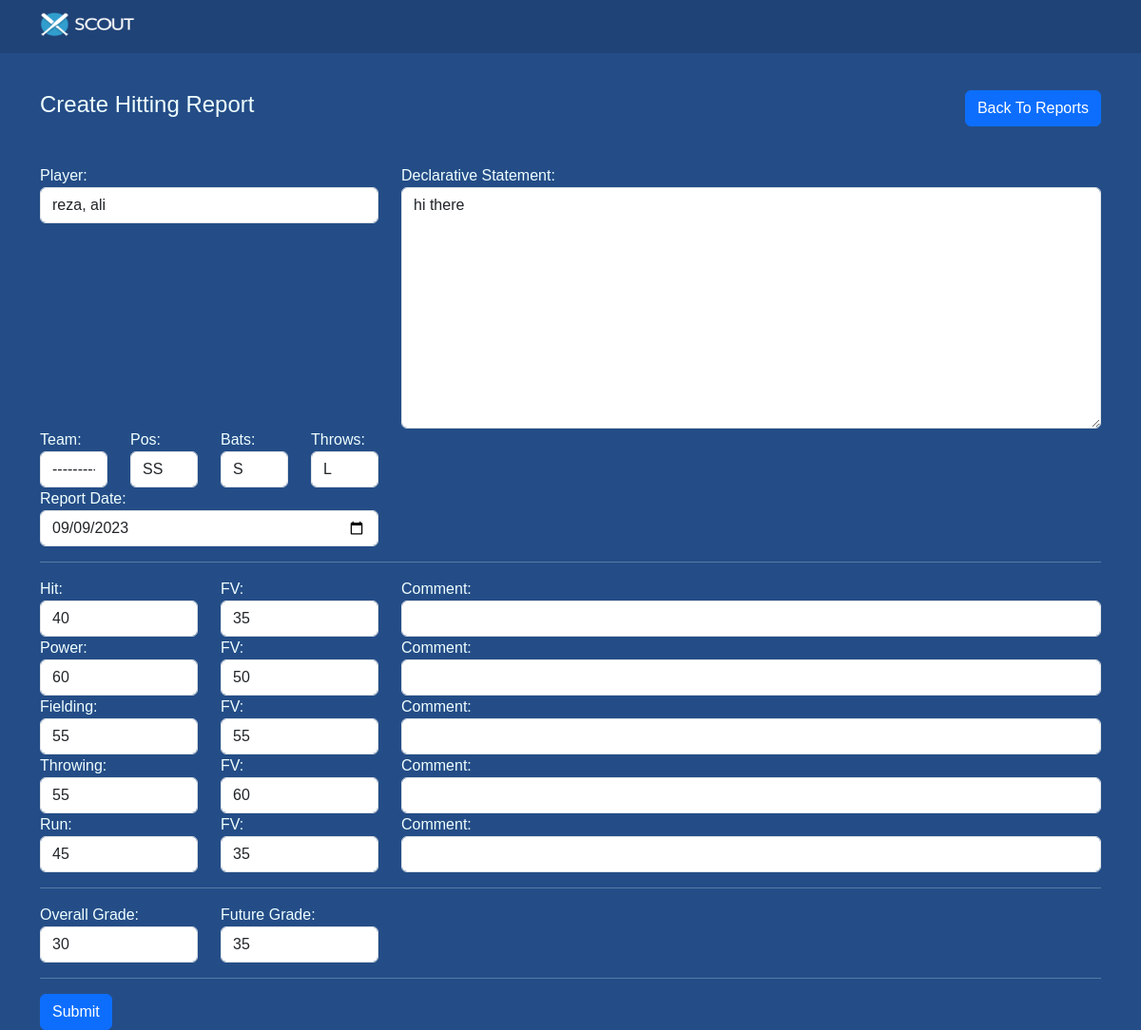
Page /reports/hitting/edit/3/ on the committed database.
### reports/models.py (models this page shows, shortened)
class HittingReport(models.Model):
    player_name = models.CharField(max_length=255)
    team = models.CharField(max_length=30,choices=TEAM)
    bats = models.CharField(max_length=10,choices=BATS)
    throws = models.CharField(max_length=10,choices=THROWS)
    pos = models.CharField(max_length=10,choices=POS)
    report_date = models.DateTimeField(default=timezone.now)
    Declarative_Statement = models.TextField()
    fvforhit = models.PositiveIntegerField(choices=INTEGER_CHOICES,blank=True,null=True)
    fvforfielding = models.PositiveIntegerField(choices=INTEGER_CHOICES,blank=True,null=True)
    fvforpower = models.PositiveIntegerField(choices=INTEGER_CHOICES,blank=True,null=True)
    fvforthrowing = models.PositiveIntegerField(choices=INTEGER_CHOICES,blank=True,null=True)
    fvforrun = models.PositiveIntegerField(choices=INTEGER_CHOICES,blank=True,null=True)
    commentforhit = models.CharField(max_length=255,blank=True,null=True)
    commentforfielding = models.CharField(max_length=255,blank=True,null=True)
    commentforpower = models.CharField(max_length=255,blank=True,null=True)
    commentforthrowing = models.CharField(max_length=255,blank=True,null=True)
    commentforrun = models.CharField(max_length=255,blank=True,null=True)
    hit = models.PositiveIntegerField(choices=INTEGER_CHOICES)
    fielding = models.PositiveIntegerField(choices=INTEGER_CHOICES)
    power = models.PositiveIntegerField(choices=INTEGER_CHOICES)
    throwing = models.PositiveIntegerField(choices=INTEGER_CHOICES)
    run = models.PositiveIntegerField(choices=INTEGER_CHOICES)
    overall_grade = models.PositiveIntegerField(choices=INTEGER_CHOICES,blank=True,null=True
    )
    future_grade = models.PositiveIntegerField(choices=INTEGER_CHOICES,blank=True,null=True)

### reports/views.py (the view, shortened to what this page needs)
# urls.py: path('hitting/edit/<int:id>/',views.EditHittingReport.as_view(),name='edit_report'),
class  EditHittingReport(View):
    form_class = HittingReportsForm
    template_name = 'reports/Hitting_reports.html'
    def get(self, request, id=None):
        hittingreports = get_object_or_404(HittingReport, id=id)
        form = self.form_class(instance=hittingreports)
        return render(request, self.template_name, {'form': form})

### reports/templates/reports/Hitting_reports.html (shortened to what this page needs)
{% extends "base.html" %}
{% block content %}
<div class="container mt-4">
<div class="d-flex justify-content-between align-items-center mb-4">
    <h4 class="mt-3 mb-4">Create Hitting Report</h4>
    <a href="{% url 'home:homeview' %}" class="btn btn-primary">Back To Reports</a>
    </div>
</div>
<form method="POST" novalidate>
    <div class="container my-box">
        <div class="row">
            <div class="col-md-4">
                <div class="form-group">
                    <label for="{{ form.player_name.id_for_label }} ">Player:</label>
                    {{ form.player_name }}
                </div>
            </div>
            <div class="col-md-8">
                <div class="form-group">
                    <label for="{{ form.Declarative_Statement.id_for_label }}">Declarative Statement:</label>
                    {{ form.Declarative_Statement }}
                </div>
            </div>
        </div>
        <div class="row">
            <div class="col-md-1">
                <div class="form-group">
                    <label for="form.team.id_for_label">Team:</label>
                    {{ form.team }}
                </div>
            </div>
            <div class="col-md-1">
                <div class="form-group">
                    <label for="form.pos.id_for_label">Pos:</label>
                    {{ form.pos }}
                </div>
            </div>
            <div class="col-md-1">
                <div class="form-group">
                    <label for="form.bats.id_for_label">Bats:</label>
                    {{ form.bats }}
                </div>
            </div>
            <div class="col-md-1">
                <div class="form-group">
                    <label for="form.throws.id_for_label">Throws:</label>
                    {{ form.throws }}
                </div>
            </div>
        </div>
        <div class="row">
            <div class="col-md-4">
                <div class="form-group">
                    <label for="form.report_date.id_for_label">Report Date:</label>
                    {{ form.report_date }}
                </div>
            </div>
        </div>
<hr>
        <div class="row">
            <div class="col-md-2">
                <div class="form-group">
                    <label for="{{ form.hit.id_for_label }}">Hit:</label>
                    {{ form.hit }}
                </div>
            </div>
            <div class="col-md-2">
                <div class="form-group">
                    <label for="{{ form.fvforhit.id_for_label }}">FV:</label>
              {{form.fvforhit}}
                </div>
            </div>
            <div class="col-md-8">
                <div class="form-group">
                    <label for="{{ form.commentforhit.id_for_label }}">Comment:</label>
                    {{form.commentforhit}}
                </div>
            </div>
        </div>
        <div class="row">
            <div class="form-group col-md-2">
                <label for="form.power.id_for_label">Power:</label>
    {{form.power}}
            </div>
        <div class="form-group col-md-2">
            <label for="form.fvforpower.id_for_label">FV:</label>
      {{form.fvforpower}}
        </div>
        <div class="form-group col-md-8">
            <label for="form.commentforpower.id_for_label">Comment:</label>
            {{form.commentforpower}}
        </div>
        </div>
        <div class="row">
        <div class="form-group col-md-2">
            <label for="form.fielding.id_for_label">Fielding:</label>
    {{form.fielding}}
        </div>
            <div class="form-group col-md-2">
                <label for="form.fvforfielding.id_for_label">FV:</label>
                {{form.fvforfielding}}
            </div>
            <div class="form-group col-md-8">
                <label for="form.commentforfielding.id_for_label">Comment:</label>
                {{form.commentforfielding}}
            </div>
        </div>
            <div class="row">
        <div class="form-group col-md-2">
            <label for="form.throwing.id_for_label">Throwing:</label>
    {{form.throwing}}
        </div>
            <div class="form-group col-md-2">
                <label for="form.fvforthrowing.id_for_label">FV:</label>
         {{form.fvforthrowing}}
            </div>
            <div class="form-group col-md-8">
                <label for="form.commentforthrowing.id_for_label">Comment:</label>
{{form.commentforthrowing}}
            </div>
            </div>
            <div class="row">
        <div class="form-group col-md-2">
            <label for="form.run.id_for_label">Run:</label>
    {{form.run}}
        </div>
            <div class="form-grou col-md-2">
                <label for="form.fvforrun.id_for_label">FV:</label>
                {{form.fvforrun}}
            </div>
            <div class="form-group col-md-8">
                <label for="form.commentforrun.id_for_label">Comment:</label>
{{form.commentforrun}}
</div>
            </div>
            <hr>
            <div class="row">
                <div class="form-group col-md-2">
                    <label for="form.overall_grade.id_for_label">Overall Grade:</label>
            {{form.overall_grade}}
                </div>
                    <div class="form-group col-md-2">
                        <label for="form.future_grade.id_for_label">Future Grade:</label>
                 {{form.future_grade}}
                    </div>
                    <div class="form-group col-md-8">
                    </div>
                    </div>
<hr>
        <div class="row">
            <div class="col-md-12 text-left">
                <button type="submit" class="btn btn-primary">Submit</button>
            </div>
        </div>
    </div>
</form>
{% endblock content %}

### static/css/style.css (style rules this page uses)
body { font-family: sans-serif; background-color: #244D87; color: azure; }

### rows in the picture
HittingReport: player_name "reza, ali", Declarative_Statement "hi there", team "---------", pos "SS", bats "S", throws "L", report_date "09/09/2023", hit "40", fvforhit "35", power "60", fvforpower "50", fielding "55", fvforfielding "55", throwing "55", fvforthrowing "60", run "45", fvforrun "35", overall_grade "30", future_grade "35"
